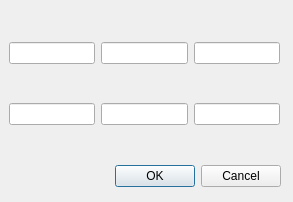
<?xml version="1.0" encoding="UTF-8"?>
<ui version="4.0">
 <class>buttonConfig</class>
 <widget class="QDialog" name="buttonConfig">
  <property name="geometry">
   <rect>
    <x>0</x>
    <y>0</y>
    <width>293</width>
    <height>202</height>
   </rect>
  </property>
  <property name="windowTitle">
   <string>Dialog</string>
  </property>
  <widget class="QDialogButtonBox" name="buttonBox">
   <property name="geometry">
    <rect>
     <x>110</x>
     <y>160</y>
     <width>171</width>
     <height>32</height>
    </rect>
   </property>
   <property name="orientation">
    <enum>Qt::Horizontal</enum>
   </property>
   <property name="standardButtons">
    <set>QDialogButtonBox::Cancel|QDialogButtonBox::Ok</set>
   </property>
  </widget>
  <widget class="QWidget" name="gridLayoutWidget">
   <property name="geometry">
    <rect>
     <x>9</x>
     <y>9</y>
     <width>271</width>
     <height>151</height>
    </rect>
   </property>
   <layout class="QGridLayout" name="gridLayout">
    <item row="0" column="1">
     <widget class="QLineEdit" name="lineEdit_2"/>
    </item>
    <item row="1" column="0">
     <widget class="QLineEdit" name="lineEdit_4"/>
    </item>
    <item row="0" column="2">
     <widget class="QLineEdit" name="lineEdit_3"/>
    </item>
    <item row="0" column="0">
     <widget class="QLineEdit" name="lineEdit_1"/>
    </item>
    <item row="1" column="1">
     <widget class="QLineEdit" name="lineEdit_5"/>
    </item>
    <item row="1" column="2">
     <widget class="QLineEdit" name="lineEdit_6"/>
    </item>
   </layout>
  </widget>
 </widget>
 <resources/>
 <connections>
  <connection>
   <sender>buttonBox</sender>
   <signal>accepted()</signal>
   <receiver>buttonConfig</receiver>
   <slot>accept()</slot>
   <hints>
    <hint type="sourcelabel">
     <x>248</x>
     <y>254</y>
    </hint>
    <hint type="destinationlabel">
     <x>157</x>
     <y>274</y>
    </hint>
   </hints>
  </connection>
  <connection>
   <sender>buttonBox</sender>
   <signal>rejected()</signal>
   <receiver>buttonConfig</receiver>
   <slot>reject()</slot>
   <hints>
    <hint type="sourcelabel">
     <x>316</x>
     <y>260</y>
    </hint>
    <hint type="destinationlabel">
     <x>286</x>
     <y>274</y>
    </hint>
   </hints>
  </connection>
 </connections>
</ui>
